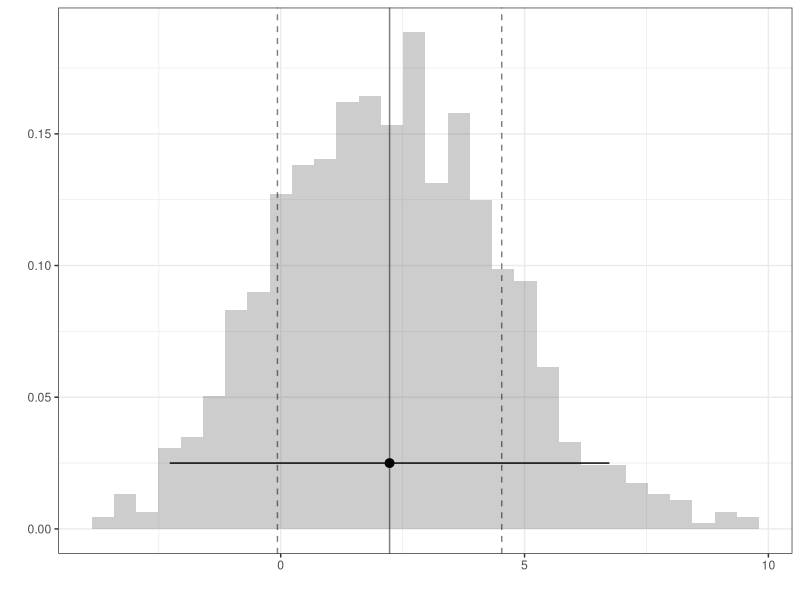
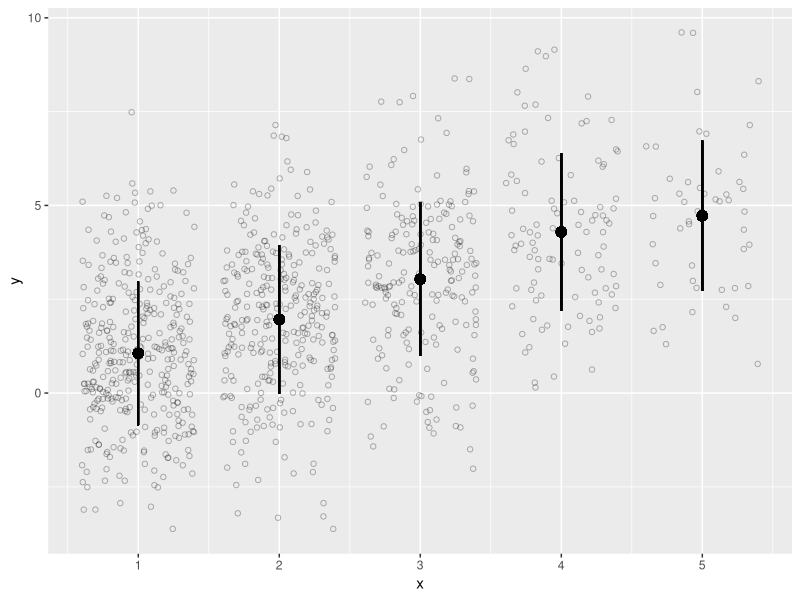
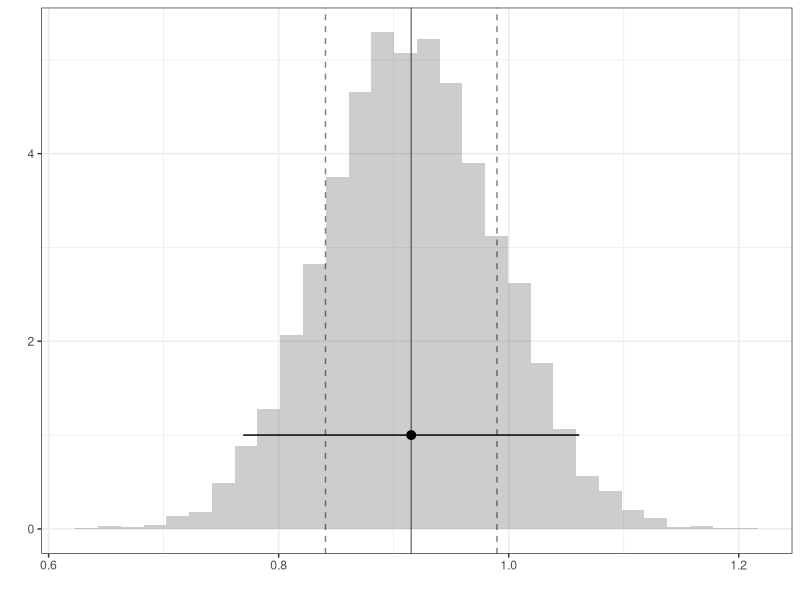
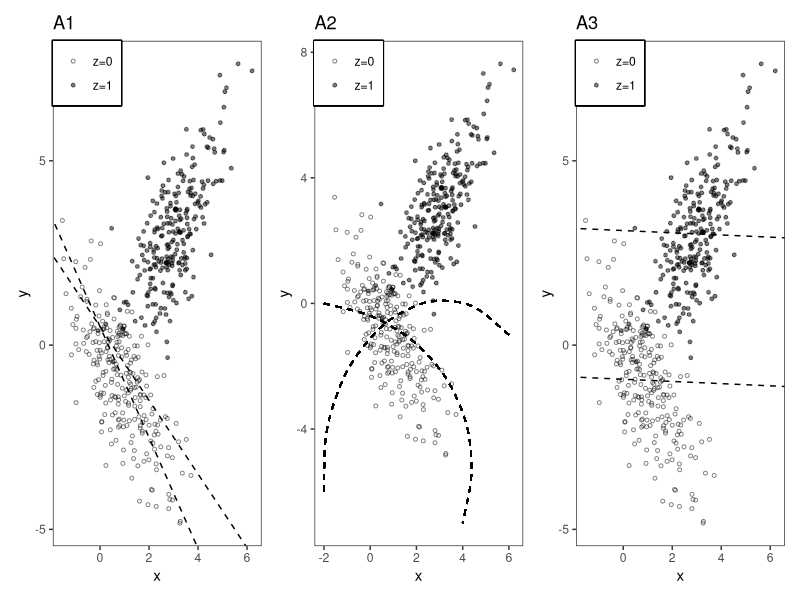
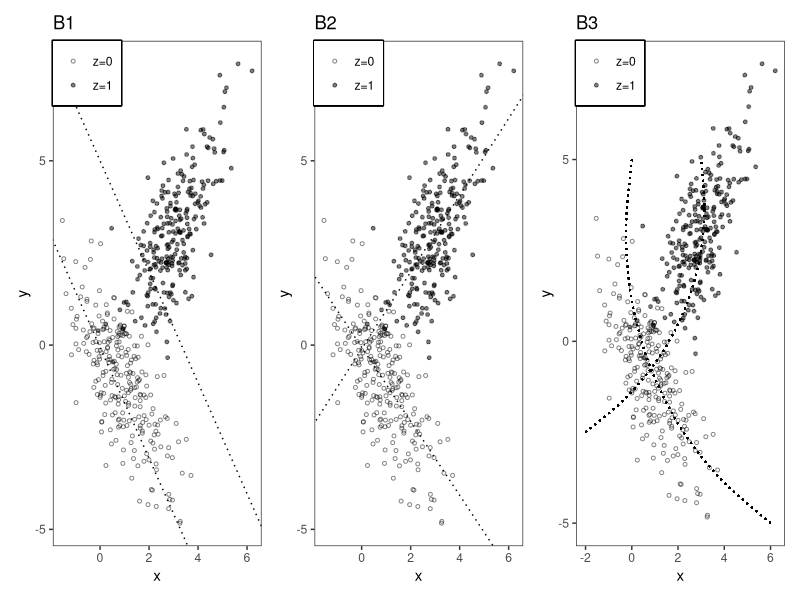
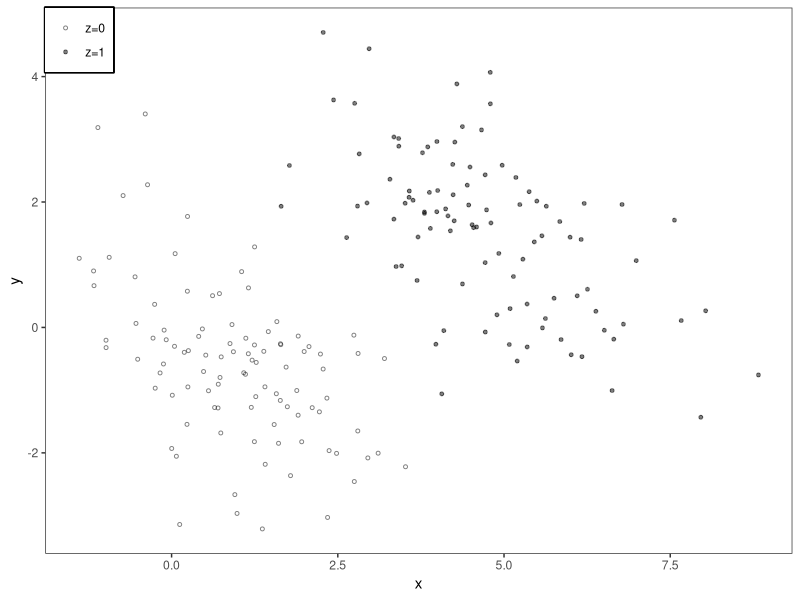
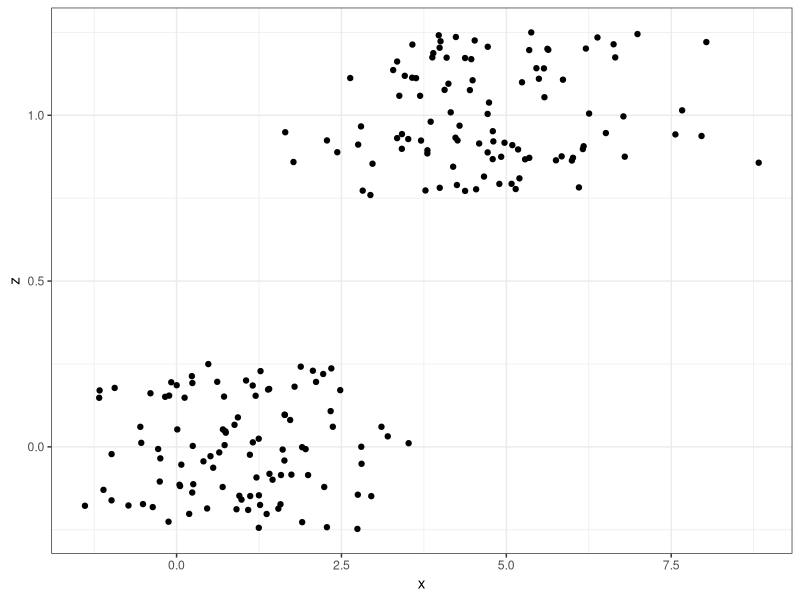

Write the R code that produced these figures, in order.
## ---- chunk 1
#| echo: false
#| warning: false
library(ggplot2)
library(tidyverse)
library(patchwork)
## ---- chunk 2
#| echo: false
set.seed(123)
n = 1000
Y= rep(NA,n)
X = c(rep(1,350), rep(2,300),rep(3,200),rep(4,100),rep(5,50))
for(i in 1:n){
  Y[i] = X[i] + rnorm(1,0,2) 
}
df<- data.frame(x=X,y=Y)

## ---- chunk 3
#| echo: true
B=10000
theta<- rep(NA,B)
for( b in 1:B ){
bootind = sample(1:n,size=n,replace=T)
dfboot = df[bootind,]
theta[b] = (1/4)*(mean(dfboot$y[dfboot$x==5]) - mean(dfboot$y[dfboot$x==1]))
}
## ---- chunk 4
#| out-height: 3.5in
#| fig-ncol: 2
#| fig-subcap:
#|  -  Histogram of the vector Y's elements
#|  -  Jittered Scatterplot of X and Y
ggplot() + geom_histogram(aes(x=Y,     y=after_stat(density)), alpha=.3) + 
           geom_vline(aes(xintercept=mean(Y)), alpha=.5) + 
           geom_vline(aes(xintercept=mean(Y)+c(-1,1)*sd(Y)), linetype='dashed', alpha=.5) + 
           geom_pointrange(aes(x=mean(Y), xmin=mean(Y)-1.96*sd(Y), xmax=mean(Y)+1.96*sd(Y), y=.025)) + theme_bw() + xlab('') + ylab('')

ggplot(df, aes(x=x, y=y)) +geom_jitter(shape=1,alpha=.3) + geom_point(x=1,y=mean(df$y[df$x==1]),size=3) + geom_point(x=2,y=mean(df$y[df$x==2]),size=3) + geom_point(x=3,y=mean(df$y[df$x==3]),size=3)+ geom_point(x=4,y=mean(df$y[df$x==4]),size=3) + geom_point(x=5,y=mean(df$y[df$x==5]),size=3) + geom_segment(aes(x=1,y=mean(y[x==1])-sd(y[x==1]), xend=1, yend=mean(y[x==1])+sd(y[x==1]))) + geom_segment(aes(x=2,y=mean(y[x==2])-sd(y[x==2]), xend=2, yend=mean(y[x==2])+sd(y[x==2]))) + geom_segment(aes(x=3,y=mean(y[x==3])-sd(y[x==3]), xend=3, yend=mean(y[x==3])+sd(y[x==3]))) + geom_segment(aes(x=4,y=mean(y[x==4])-sd(y[x==4]), xend=4, yend=mean(y[x==4])+sd(y[x==4]))) + geom_segment(aes(x=5,y=mean(y[x==5])-sd(y[x==5]), xend=5, yend=mean(y[x==5])+sd(y[x==5]))) 
  

## ---- chunk 5
#| out-height: 3.5in
#| fig-ncol: 2
#| fig-subcap:
#|  -  Histogram of the theta's elements
ggplot() + geom_histogram(aes(x=theta, y=after_stat(density)), alpha=.3) + 
           geom_vline(aes(xintercept=mean(theta)), alpha=.5) + 
           geom_vline(aes(xintercept=mean(theta)+c(-1,1)*sd(theta)), linetype='dashed', alpha=.5) + 
           geom_pointrange(aes(x=mean(theta), xmin=mean(theta)-1.96*sd(theta), xmax=mean(theta)+1.96*sd(theta), y=1)) + theme_bw() + xlab('') + ylab('')

## ---- chunk 6
#| echo: false
#| warning: false
n <- 500
zz <- c(rep(0,n/2),rep(1,n/2))
set.seed(220220)
xx <-  1 + 2*zz + rnorm(n,mean=0,sd = 1)
yy <- 2*zz*xx - xx + rnorm(n)


modAct1 <- lm(yy ~ xx)
modAct2 <- lm(yy ~ xx + zz)


df <- data.frame(xx,yy,zz)

p <- ggplot(data = df, aes(x = xx, y = yy)) +
  geom_point(aes(shape = factor(zz)),size = 1,alpha=.5) +
  scale_shape_manual(values = c(1,19), label = c("z=0","z=1")) +
  xlab("x") +
  ylab("y") +
  theme_bw() +
  theme(panel.grid = element_blank(),
        legend.box.just = "left",
        legend.justification = c("left","top"),
        legend.position = c(0,1),
        legend.margin = margin(6,6,6,6),
        legend.title = element_blank(),
        legend.box.background = element_rect(color="black",size=1))

coef1 <- modAct1$coefficients
coef2 <- modAct2$coefficients
mod3 <- lm(yy ~ xx+zz+xx*zz, data = df)
coef3 <- coef(mod3)
# simple regression line y ~ x --------


## ---- chunk 7
#| echo: false
#ggplot(data = df, aes(x = xx, y = yy)) +
#  geom_point(size = 1,alpha=.5) +
#  xlab("x") +
#  ylab("y") +
#  theme_bw() + geom_abline(intercept = coef1[1], slope = coef1[2]) + ggtitle("A3")
## ---- chunk 8
#| echo: false
# multiple additive regression y ~ x + z
addA <- p + geom_abline(intercept = coef2[1], slope = coef2[2], linetype = 'dashed') +
  geom_abline(intercept = coef2[1] + coef2[3], slope = coef2[2], linetype = 'dashed') +
  ggtitle("A3")

addB <- p + geom_abline(intercept = 0.5, slope = coef3[2]*1.5,
                linetype = 'dashed')+ geom_abline(intercept = 0.5, slope = -1,
                linetype = 'dashed') + ggtitle("A1")

addC <- p + geom_curve(aes(x = -2,xend=6,y=-6,yend=-1),
               curvature = -0.8,
               angle = 70,
               linetype = 'dashed') +
  geom_curve(aes(x=-2,y=0,xend=4,yend=-7),
             curvature = -0.5,
             linetype = 'dashed') +
  ggtitle("A2")

#pdf(file="Q1partBplot.pdf",width=10,height=4)
 addB + addC + addA
#dev.off()
## ---- chunk 9
#| echo: false
# interactive model

intC2 <- p + geom_abline(intercept = coef3[1], slope = coef3[2],
                linetype = 'dotted') +
  geom_abline(intercept = coef3[1] + coef3[3],
              slope = coef3[2] + coef3[4],
              linetype = 'dotted') +
  ggtitle("B2")


intC1 <- p + geom_abline(intercept = coef3[1], slope = coef3[2]*1.5,
                linetype = 'dotted') +
  geom_abline(intercept = 5,
              slope = coef3[2]*1.5,
              linetype = 'dotted') +
  ggtitle("B1")

intC3 <- p + geom_curve(aes(x = -2,y = -2.5,xend=3,yend=5),
               curvature = 0.3,
               #angle = 30,
               linetype = 'dotted') +
  geom_curve(aes(x=0,y=5,xend=6,yend=-5),
             curvature = 0.3,
             angle=95,
             linetype = 'dotted') +
  ggtitle("B3")

#pdf(file="Q1partCplot.pdf",width=10,height=4)
intC1 + intC2 + intC3
#dev.off()
## ---- chunk 10
#| echo: false

p3n <- 200
z <- c(rep(0,p3n/2),rep(1,p3n/2))
set.seed(220220)
x <-   z + rnorm(p3n,mean=1,sd=1) + z*rnorm(p3n,mean=3,sd = 1)
y <- (-0.5)*x + (4)*z + rnorm(p3n)


dfp3 <- data.frame(y,x,z)

q1 <- ggplot(data = dfp3, aes(x = x, y = y)) +
  geom_point(aes(shape = factor(z)),size = 1,alpha=.5) +
  scale_shape_manual(values = c(1,19), label = c("z=0","z=1")) +
  xlab("x") +
  ylab("y") +
  theme_bw() +
  theme(panel.grid = element_blank(),
        legend.box.just = "left",
        legend.justification = c("left","top"),
        legend.position = c(0,1),
        legend.margin = margin(6,6,6,6),
        legend.title = element_blank(),
        legend.box.background = element_rect(color="black",size=1))

q2<- ggplot(data = dfp3, aes(x = x, y = z)) +
  geom_jitter(height=.25) +  xlab("x") +
  ylab("z") +
  theme_bw()



modone<- lm(y~x+z,data=dfp3)
modtwo<- lm(z ~ x, data=dfp3)

## ---- chunk 11
#| out-height: 3.5in
#| fig-ncol: 2
#| fig-subcap:
#|  -  Scatterplot 1
#|  -  Scatterplot 2 (jittered)
q1
q2

## ---- chunk 12
summary(modone)

summary(modtwo)
